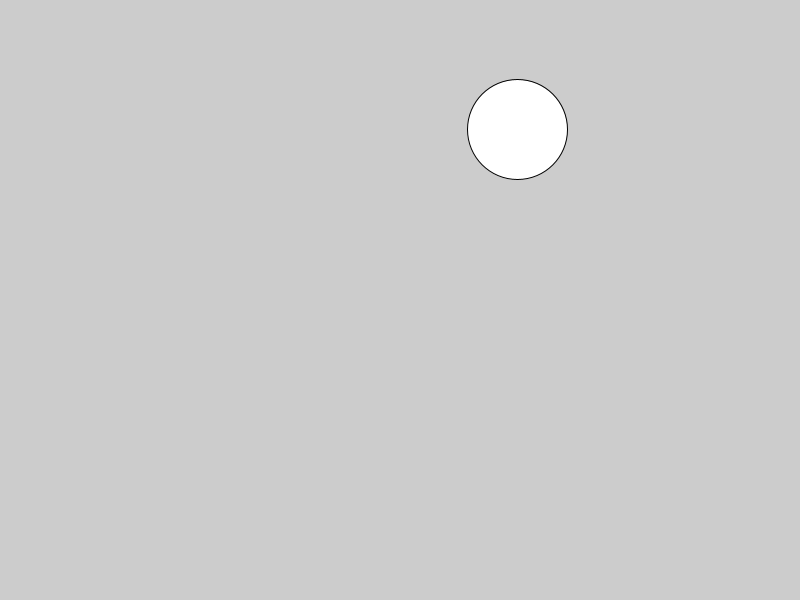
Frame 1 (no input)
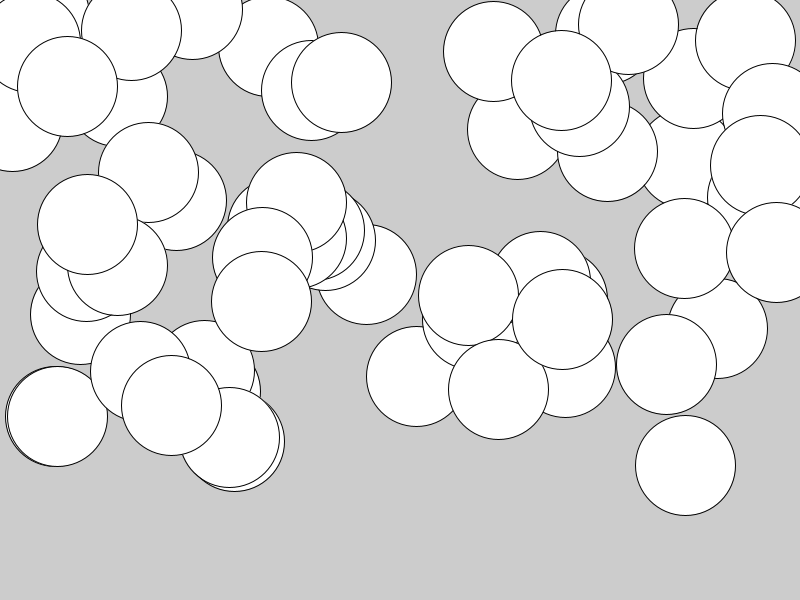
Frame 60 (the mouse pressed at the canvas centre just before this capture)
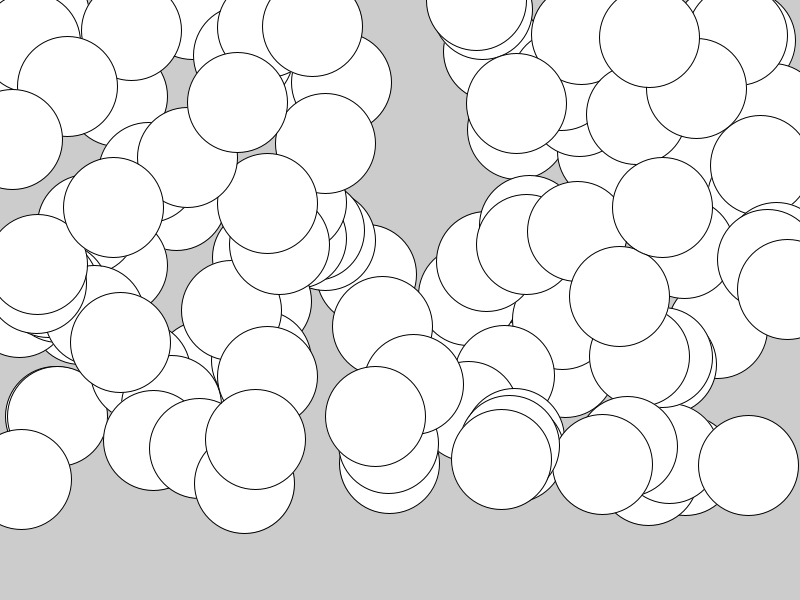
Frame 120 (the mouse held since frame 60 and released just before this capture)

The Processing sketch that drew these frames (run headless with seeded random() and noise(); from frame 60 on, the mouse is pressed at the canvas centre):

// Processing sketch: sketch_200810a
// ── sketch_200810a.pde
void setup(){
  size(800 , 600);
}
void draw(){
  float rx = random(0 , 800);
  float ry = random(0 , 500);
  ellipse(rx, ry, 100 ,100);
}
